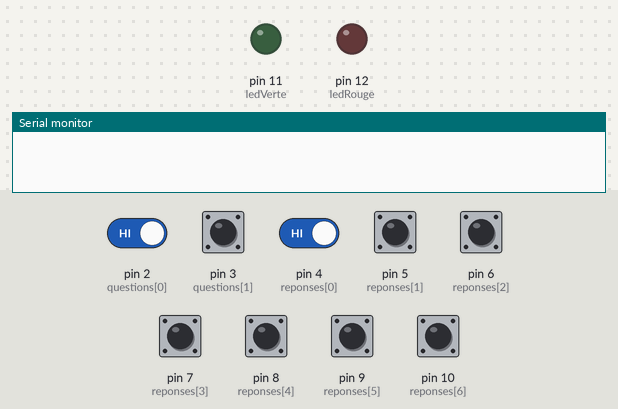
Simulated run of this sketch. Board: Arduino Uno, built with avr-gcc and run on an emulated ATmega328P. Parts: output pins drawn as LEDs (lit = HIGH), the last lines printed to the serial monitor. The inputs (shaded band) are chosen by the test bench; at power-on: pin 2 (questions[0]), pin 3 (questions[1]), pin 4 (reponses[0]), pin 5 (reponses[1]), pin 6 (reponses[2]), pin 7 (reponses[3]), pin 8 (reponses[4]), pin 9 (reponses[5]), pin 10 (reponses[6]) HIGH.

Above: at 1.2 s.
1.3 s: pin 2 (questions[0]) driven LOW and pin 4 (reponses[0]) driven LOW
At 1.45 s:
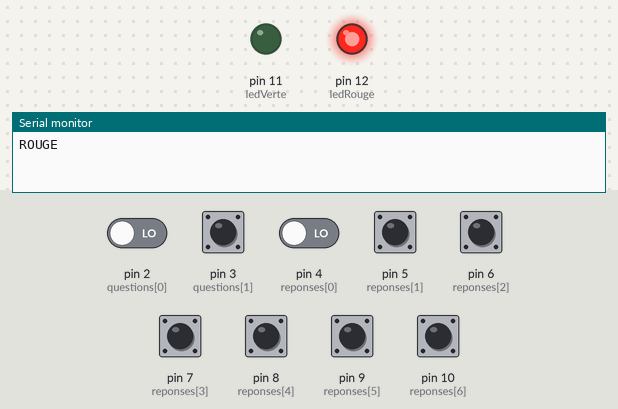
4.3 s: pin 2 (questions[0]) driven HIGH
At 5.3 s:
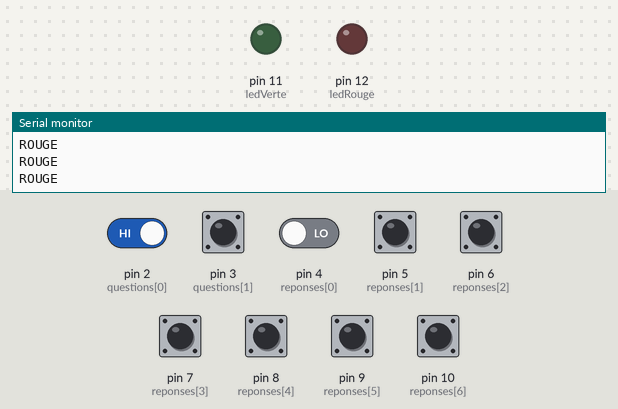
5.8 s: pin 3 (questions[1]) pulled LOW for 1 s
At 5.95 s:
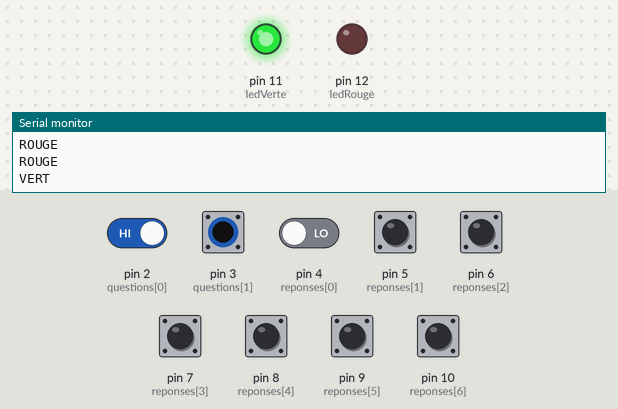
8.8 s: pin 2 (questions[0]) driven LOW
At 8.95 s:
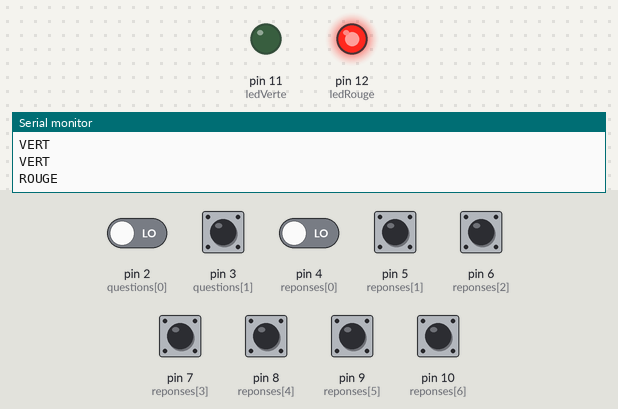
11.8 s: pin 4 (reponses[0]) driven HIGH
At 12.2 s:
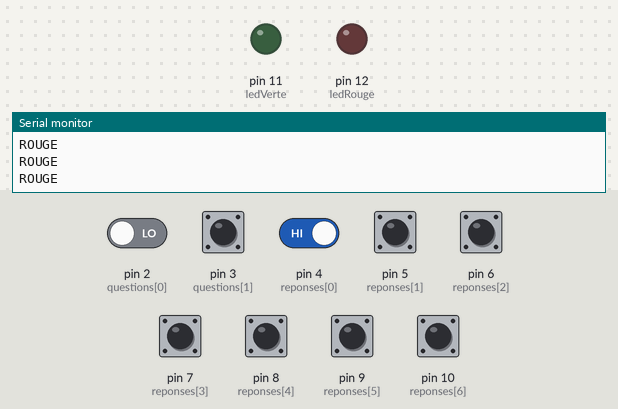
Timing chart, 0 to 14.3 s (numbered marks = the images above; inputs shaded):
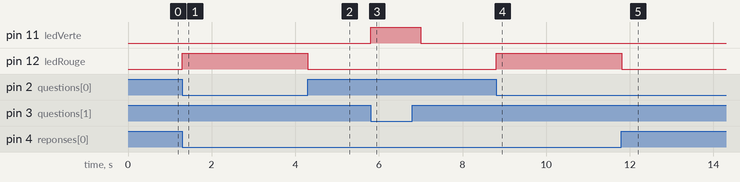

The sketch:

QUIZZ_MOSA_CROISSANCE.ino
```cpp
//QUIZZ MOSASAURE "CROISSANCE"

const int ledVerte = 11; //Led Verte
const int ledRouge = 12; //Led Rouge

const int questions[] = {2, 3}; // Boutons de gauche
const int reponses[] = {4, 5, 6, 7, 8, 9, 10}; // Boutons de droite

const int correspondances[][7] = {
    {-1, -1, 6, -1, -1, 9, 10}, // Solutions question 1
    {4, 5, -1, 7, 8, -1, -1}, // Solutions question 2
 };

const int nbQuestions = sizeof(questions) / sizeof(questions[0]);
const int nbReponses = sizeof(reponses) / sizeof(reponses[0]);
const int maxReponses = sizeof(correspondances[0]) / sizeof(correspondances[0][0]);

void setup() {
    Serial.begin(9600);
    pinMode(ledVerte, OUTPUT);
    pinMode(ledRouge, OUTPUT);

    for (int i = 0; i < nbQuestions; i++) {
        pinMode(questions[i], INPUT_PULLUP);
    }
    for (int i = 0; i < nbReponses; i++) {
        pinMode(reponses[i], INPUT_PULLUP);
    }
}

void loop() {
    int questionAppuyee = -1;
    int reponseAppuyee = -1;
    int nbBoutonsAppuyes = 0;

    for (int i = 0; i < nbQuestions; i++) {
        if (digitalRead(questions[i]) == LOW) {
            questionAppuyee = i;
            nbBoutonsAppuyes++;
        }
    }

    for (int j = 0; j < nbReponses; j++) {
        if (digitalRead(reponses[j]) == LOW) {
            reponseAppuyee = reponses[j];
            nbBoutonsAppuyes++;
        }
    }

    if (nbBoutonsAppuyes == 2 && questionAppuyee != -1 && reponseAppuyee != -1) {
        bool bonneReponse = false;
        for (int k = 0; k < maxReponses; k++) {
            if (correspondances[questionAppuyee][k] == reponseAppuyee) {
                bonneReponse = true;
                break;
            }
        }
        if (bonneReponse) {
            digitalWrite(ledVerte, HIGH);
            digitalWrite(ledRouge, LOW);
            Serial.println("VERT");
        } else {
            digitalWrite(ledVerte, LOW);
            digitalWrite(ledRouge, HIGH);
            Serial.println("ROUGE");
        }
        delay(300);
        digitalWrite(ledVerte, LOW);
        digitalWrite(ledRouge, LOW);
    } else {
        digitalWrite(ledVerte, LOW);
        digitalWrite(ledRouge, LOW);
    }
}
```

Measured:
- after the input at 1.3 s, pin 12 (ledRouge): LOW → HIGH at once
- after the input at 4.3 s, pin 12 (ledRouge): HIGH → LOW at once
- after the input at 5.8 s, pin 11 (ledVerte): LOW → HIGH at once, → LOW 1.2 s later
- after the input at 8.8 s, pin 12 (ledRouge): LOW → HIGH at once
- after the input at 11.8 s, pin 12 (ledRouge): HIGH → LOW at once
